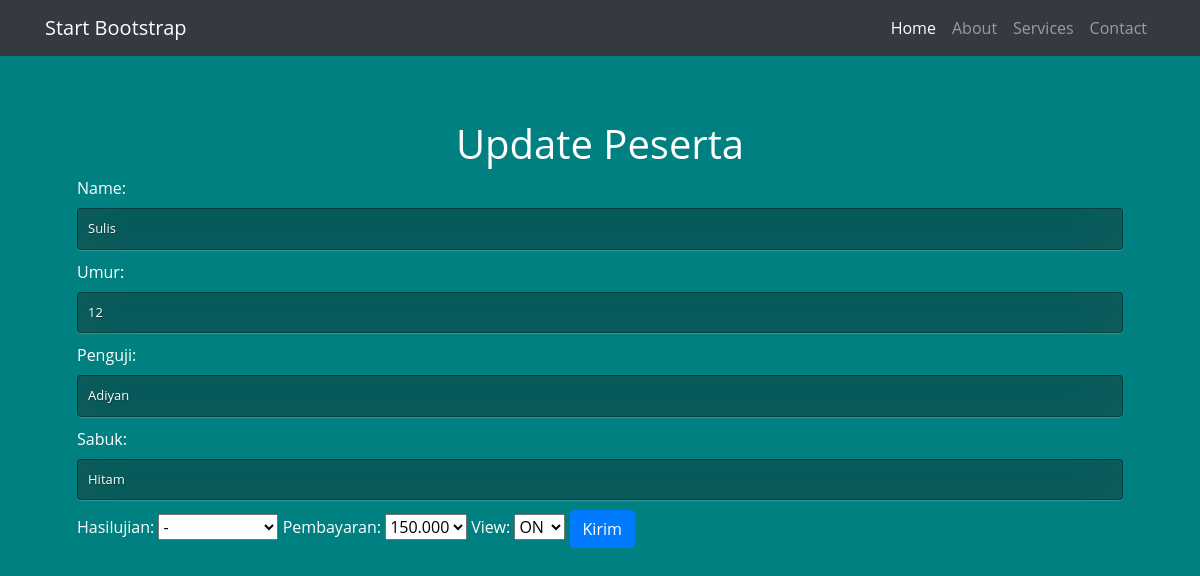
The app's page /blog/updatekrida/47 (signed in) with its own data.
### zwinkle/models.py (models this page shows, shortened)
class krida_model(models.Model):
    name = models.CharField(max_length=30)
    umur = models.IntegerField()
    penguji = models.CharField(max_length=30)
    sabuk = models.CharField(max_length=30)
    hasilujian = models.CharField(
        max_length=100,
        choices=hasil_ujian,
        default=1,
    )
    pembayaran = models.CharField(
        max_length=100,
        choices=nominal,
        default=1,
    )
    view = models.CharField(
        max_length=100,
        choices=status,
        default=1,
    )

### zwinkle/views.py (the view)
# urls.py: re_path(r'^updatekrida/(?P<update_id_krida>[0-9]+)$', views.updatekrida, name='updatekrida'),
@login_required(redirect_field_name='updatekrida')
def updatekrida(request, update_id_krida):
    kridaupdate = krida_model.objects.get(id=update_id_krida)
    data = {
        'name'     : kridaupdate.name,
        'umur'       : kridaupdate.umur,
        'penguji'  : kridaupdate.penguji,
        'sabuk'  : kridaupdate.sabuk,
    }
    kridadata = krida_form(request.POST or None, initial=data, instance=kridaupdate)
    if request.method == 'POST':
        if kridadata.is_valid():
            kridadata.save()
        return redirect('reviews:krida')
    context = {
        'page_title':'Update Peserta',
        'kridadata':kridadata,
    }
    return render(request, 'post/posting_krida.html', context)

### zwinkle/forms.py
class krida_form(ModelForm):
    class Meta:
        model = krida_model
        fields = [
            'name',
            'umur',
            'penguji',
            'sabuk',
            'hasilujian',
            'pembayaran',
            'view',
        ]
        widgets = {
            'pembayaran': forms.Select(attrs={
                'class': 'forms-control',
                'choices': 'nominal',
            }),
            'hasilujian': forms.Select(attrs={
                'class': 'forms-control',
                'choices': 'hasil_ujian',
            }),
            'view': forms.Select(attrs={
                'class': 'forms-control',
                'choices': 'status',
            }),
        }

### zwinkle/templates/post/posting_krida.html (shortened to what this page needs)
{% load widget_tweaks %}
<!DOCTYPE html>
<html lang="en">
  <head>
    <link rel="stylesheet" href="https://stackpath.bootstrapcdn.com/bootstrap/4.2.1/css/bootstrap.min.css">
  </head>
  <body>
    <nav class="navbar navbar-expand-lg navbar-dark bg-dark static-top">
      <div class="container">
        <a class="navbar-brand" href="{% url 'rumah' %}">Start Bootstrap</a>
        <div class="collapse navbar-collapse" id="navbarResponsive">
          <ul class="navbar-nav ml-auto">
            <li class="nav-item active">
              <a class="nav-link" href="#">Home
              </a>
            </li>
            <li class="nav-item">
              <a class="nav-link" href="#">About</a>
            </li>
            <li class="nav-item">
              <a class="nav-link" href="#">Services</a>
            </li>
            <li class="nav-item">
              <a class="nav-link" href="#">Contact</a>
            </li>
          </ul>
        </div>
      </div>
    </nav>
    <div class="container">
      <div class="jumbotron vertical-center" style="background:inherit">
        <h1 style="text-align:center">{{page_title}}</h1>
          <form method="POST">
          <div class="form-group" style="margin-bottom:10px">
              {{kridadata}}
              <button type="submit" class="btn btn-primary">Kirim</button>
          </div>
    </form>
      </div>
    </div>
  </body>
</html>

### zwinkle/templates/post/posting_krida.html (style rules this page uses)
input { width: 100%; margin-bottom: 10px; background: rgba(0,0,0,0.3); border: none; outline: none; padding: 10px; font-size: 13px; color: white; text-shadow: 1px 1px 1px rgba(0,0,0,0.3); border: 1px solid rgba(0,0,0,0.3); border-radius: 4px; box-shadow: inset 0 -5px 45px rgba(100,100,100,0.2), 0 1px 1px rgba(255,255,255,0.2); -webkit-transition: box-shadow .5s ease; -moz-transition: box-shadow .5s ease; -o-transition: box-shadow .5s ease; -ms-transition: box-shadow .5s ease; transition: box-shadow .5s ease; }
body { font-family: 'Open Sans', sans-serif; background: #008080; color: white; }

### records on screen
krida_model: name "Sulis", umur "12", penguji "Adiyan", sabuk "Hitam", hasilujian "-", pembayaran "150.000", view "ON"

### other values on screen
{{ page_title }} "Update Peserta"
